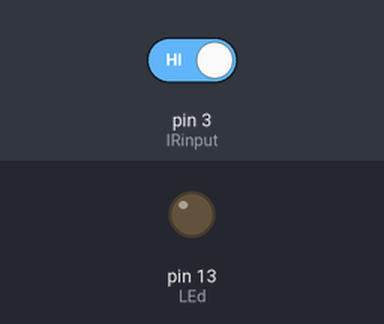
This sketch was run on a simulated Arduino Uno, built with avr-gcc and run on an emulated ATmega328P. On the bench: output pins drawn as LEDs (lit = HIGH). The inputs (shaded band) are chosen by the test bench; at power-on: pin 3 (IRinput) HIGH.

Above: at 1.2 s.
1.3 s: pin 3 (IRinput) driven LOW
At 2.5 s:
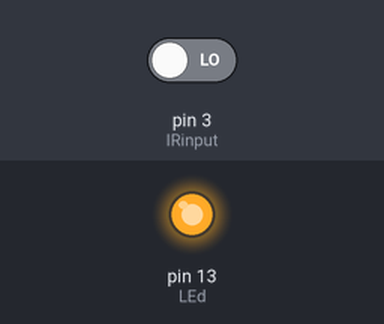
2.8 s: pin 3 (IRinput) driven HIGH
At 4.0 s:
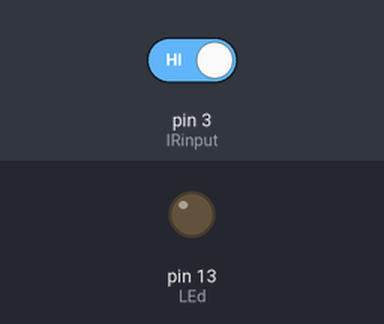
Timing chart, 0 to 5.8 s (numbered marks = the images above; inputs shaded):
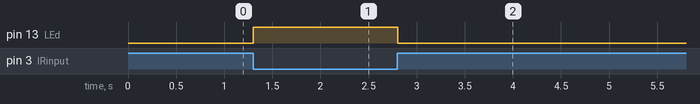

The sketch:

Infrared.ino
```cpp
int LEd = 13;
int IRinput = 3;
void setup()
{
  pinMode(LEd,OUTPUT);
  pinMode(IRinput,INPUT);
  Serial.begin(9600);
}
void loop()
{
  if (digitalRead(IRinput)== LOW)
  {
    digitalWrite(LEd,HIGH);

    delay(10);
  }
  else
  {

    digitalWrite(LEd,LOW);
    delay(10);

  }

}
```

Measured:
- after the input at 1.3 s, pin 13 (LEd): LOW → HIGH at once
- after the input at 2.8 s, pin 13 (LEd): HIGH → LOW at once
